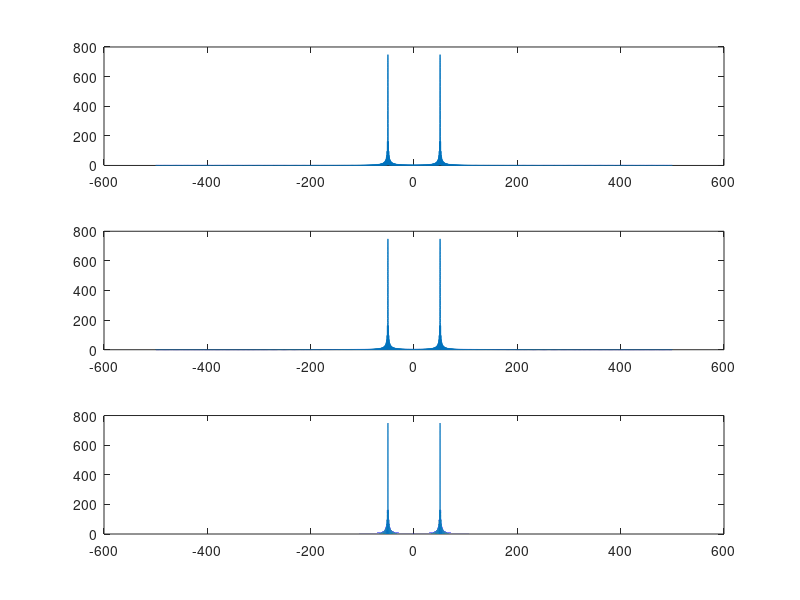

The MATLAB script that drew this image: (Note: this script raises an error after producing the figure.)
%% Lab 5 Part 2

%%
%
clear

%% 2.1 - FFT of a Sinusoid with Non-Integer Frequency
%

%%
% 2.1.1

%%
% Using 1000 samples/second for fs and a time vector of 1.5 seconds,
% construct the vector x to represent the given sinusoid.

fs = 1000;
tt = 0:1/fs:(1500-1)/fs;
x = cos(2*pi*50.5*tt + 0.25*pi);

%%
% 2.1.2

%%
% Use fft() and assign the output to X . Plot the magnitude spectrum. Zoom
% on the left-most peak. You should notice that the spectrum is nonzero at
% multiple values surrounding this peak. By introducing a non-integer
% frequency, we see a spread of energy across the spectrum. Find the
% frequency bins where this maximum occurs.

X = fftshift(fft(x));
ww = -pi:(2*pi/length(X)):(pi-1/length(X));
ff = fs * ww / (2 * pi);
plot(ff, abs(X))

% ff(find(abs(X) > 10))

%%
% Question 1: Does this exactly match the frequency 50.5 Hz?

%%
% From using the cursor on the plot, it does not *exactly* match the
% frequency of 50.5 Hz. It is, instead, valued at 50.6667 Hz.

%% 2.2 - Zero Padding
%

%%
% 2.2.1

%%
% Append 15,000 zeros to our signal from section 1.7 (the one with
% frequency 50.5 Hz), and run the FFT again.

x = [x zeros(1,15000)];
X = fftshift(fft(x));
ww = -pi:(2*pi/length(X)):(pi-1/length(X));
ff = fs * ww / (2 * pi);
plot(ff, abs(X))

%%
% Question 2: What is the effect of the zero padding on the magnitude
% spectrum of the signal?

%%
% The effect of zero padding was a more precise FFT.

%%
% Question 3: What is the frequency of the bin for which the magnitude is
% maximized?

%%
% 50.455 Hz was the frequency of the bin that the peak occured at.

%%
% 2.2.2

%%
% The appearance of the magnitude spectrum may be somewhat odd compared to
% what we have seen before. There should appear to be a main "lobe" and
% several smaller "side lobes" on the sides.

%%
% Question 4: How does the width of these side lobes compare to the main
% lobe?

%%
% The width of the side lobes is significantly less than the width of the
% main lobe, as the main lobe is approximately 3 times larger than the side
% lobes.

%%
% 2.2.3

%%
% Try zero padding the signal with 25,000 zeros, 50,000 zeros, and 100,000
% zeros. Using the subplot() function, compare the appearances of the
% magnitude spectra.

%%
%

x = cos(2*pi*50.5*tt + 0.25*pi);
x = [x zeros(1,25000)];
X = fftshift(fft(x));
ww = -pi:(2*pi/length(X)):(pi-1/length(X));
ff = fs * ww / (2 * pi);
subplot(3,1,1), plot(ff, abs(X));

x = cos(2*pi*50.5*tt + 0.25*pi);
x = [x zeros(1,50000)];
X = fftshift(fft(x));
ww = -pi:(2*pi/length(X)):(pi-1/length(X));
ff = fs * ww / (2 * pi);
subplot(3,1,2), plot(ff, abs(X));

x = cos(2*pi*50.5*tt + 0.25*pi);
x = [x zeros(1,1000000)];
X = fftshift(fft(x));
ww = -pi:(2*pi/length(X)):(pi-1/length(X));
ff = fs * ww / (2 * pi);
subplot(3,1,3), plot(ff, abs(X));

%%
% These magnitude spectra appear nearly identical, save for small
% differences that are very slightly noticeable when the plots are zoomed
% in.

%%
% Question 5: What is the effect of increasing the number of zeros in the
% accuracy of the frequency calculation?

%%
% As more zeroes are padded onto the end of the signal, the resolution of
% the fft becomes larger and the bins become more accurate. I noticed that
% after a certain point, it seems as though the resolution didn't increase.
% Between 50,000 zeroes and 100,000 zeroes, there was no difference in the
% bin that the peak's frequencyw as placed into.

%%
% Question 6: Does the error increase or decrease?

%%
% Error decreases as the number of zeros that are padded increases.

%%
% Question 7: In the case of our signal, how many zeros would need to be
% added in order to obtain an exact value for the frequency of our input
% signal?

%%
% As I noted in a previous response, I noticed no increase in the accuracy
% after 50,000 zeroes. At 50,000 zeroes, we achieved a result of 50.5 Hz,
% rounded to one decimal place.

%% 2.3 - Windowing
%

cl

%%
% 2.3.1

%%
% Using the script, window x(t) with a Hanning window.

type hann

fs = 1000;
tt = 0:1/fs:(1500-1)/fs;
xx = cos(2*pi*50.5*tt + 0.25*pi);
hann = hann(length(xx));
xx_hann = xx.*hann;

subplot(3,1,1), plot(tt, xx);
subplot(3,1,2), plot(tt, hann);
subplot(3,1,3), plot(tt, xx_hann);

%%
% 2.3.2

%%
% Padding with an appropriately large number of zeros, plot the magnitude
% spectrum of x(t) after windowing and zero padding. Make a side-by-side 
% plot of the magnitude spectra, zoomed in at the peak value, for X with
% windowing and X without windowing.

%%
% TODO

xx_padded = [xx zeros(1,50000)];
xx_hann_padded = [xx_hann zeros(1,50000)];

XX = fftshift(fft(xx_padded));
XX_hann = fftshift(fft(xx_hann_padded));

ww = -pi:(2*pi/length(XX)):(pi-1/length(XX));
ff = fs * ww / (2 * pi);

subplot(1,2,1), plot(ff, abs(XX_hann)), title("Hann Window Applied"), axis([40,60,0,400]);
subplot(1,2,2), plot(ff, abs(XX)), title("No Hann Window Applied"), axis([40,60,0,800]);

%%
% Question 8: What effect does windowing have on the FFT?

%%
% The windowing makes the FFT have a smaller magnitude. This happens as the
% Hann window reduces the magnitude of all points on the signal. The main
% lobe of the FFT is also larger, and the other side lobes are greatly
% reduced. The hann window version of the FFT seems much more preferable,
% as we do not have the oscillations seen in the version without the hann
% window.

%%
% Question 9: How does the magnitude of the maximum peak change with
% windowing?

%%
% The magnitude of the Hann window is eqaul to 0.5, it seems that the
% maximum peak of the FFT was linearly affected by this Hann window
% magnitude. By that, I mean that the magnitude of the peak was halved.

%%
% Question 10: Is it higher or lower than that of the maximum peak without
% windowing?

%%
% As I touched on previously, the magnitude of the maximum peak in the
% version with the Hann window is lower.

%%
% Question 11: Has the width changed at all?

%%
% Yes, as I have previosuly discussed, the width of the maximum peak is
% much larger when compared to the version without the hann window.

%% 2.4 - Determining Average Heart Rate Using FFT
%

cl;

%%
% 2.4.1

%%
% Load the ECG data. There will be four arrays - am101, am105, am107, and
% cm110 - each containing an hour of ECG data.

load('heartratelabdata.mat');

%%
% 2.4.2

%%
% In this step, you will program a function or write a MATLAB script to
% read each signal and determine the average heart rate. Since each signal
% is one hour long, you will need to divide the signal into subsamples (or
% 'windows') of equal width. It is suggested you start by using a window
% about 2 minutes long. DO THE MATH in order to condense it to 2 minutes
% with even windows.

%%
% 2.4.3

%%
% In order to plot the average heart rate over time, you will need to
% iterate through the windows and take the FFT for each window. It is
% suggested that there be an overlap between each window as the function
% iterates. This overlap is suggested to start to be about 10 seconds.

%%
% 2.4.4

%%
% Take the absolute value of the FFT of the sample and identify the peak
% closest to bin zero, but not at zero. You are looking for the first
% harmonic. Your algorithm should automatically identify the first harmonic
% each time the function iterates, because it is this peak that stores the
% frequency information of the heart rate.

%%
% 2.4.5

%%
% Record the index/bin of the peak you identified. Convert this bin number
% to frequency in Hz, or beats per second. Note that this may be near one
% beat per second. Multiply this frequency by 60 to obtain the heart rate,
% in beats per minute, for each window.

%%
% 2.4.6

%%
% Store these average heart rates into a vector, and then produce a plot
% showing the change in the average heart rate over time.

%%
% 2.4.8

%%
% Use that function to produce the four plots, one for each signal.

type analyzeHeartRate

am101_bpms = analyzeHeartRate(am101);
plot(am101_bpms), axis([0 length(am101_bpms) 40 100]);
%%
%

am105_bpms = analyzeHeartRate(am105);
plot(am105_bpms), axis([0 length(am105_bpms) 40 100]);

%%
%

am107_bpms = analyzeHeartRate(am107);
plot(am107_bpms), axis([0 length(am107_bpms) 40 100]);

%%
%

cm110_bpms = analyzeHeartRate(cm110);
plot(cm110_bpms), axis([0 length(cm110_bpms) 40 100]);